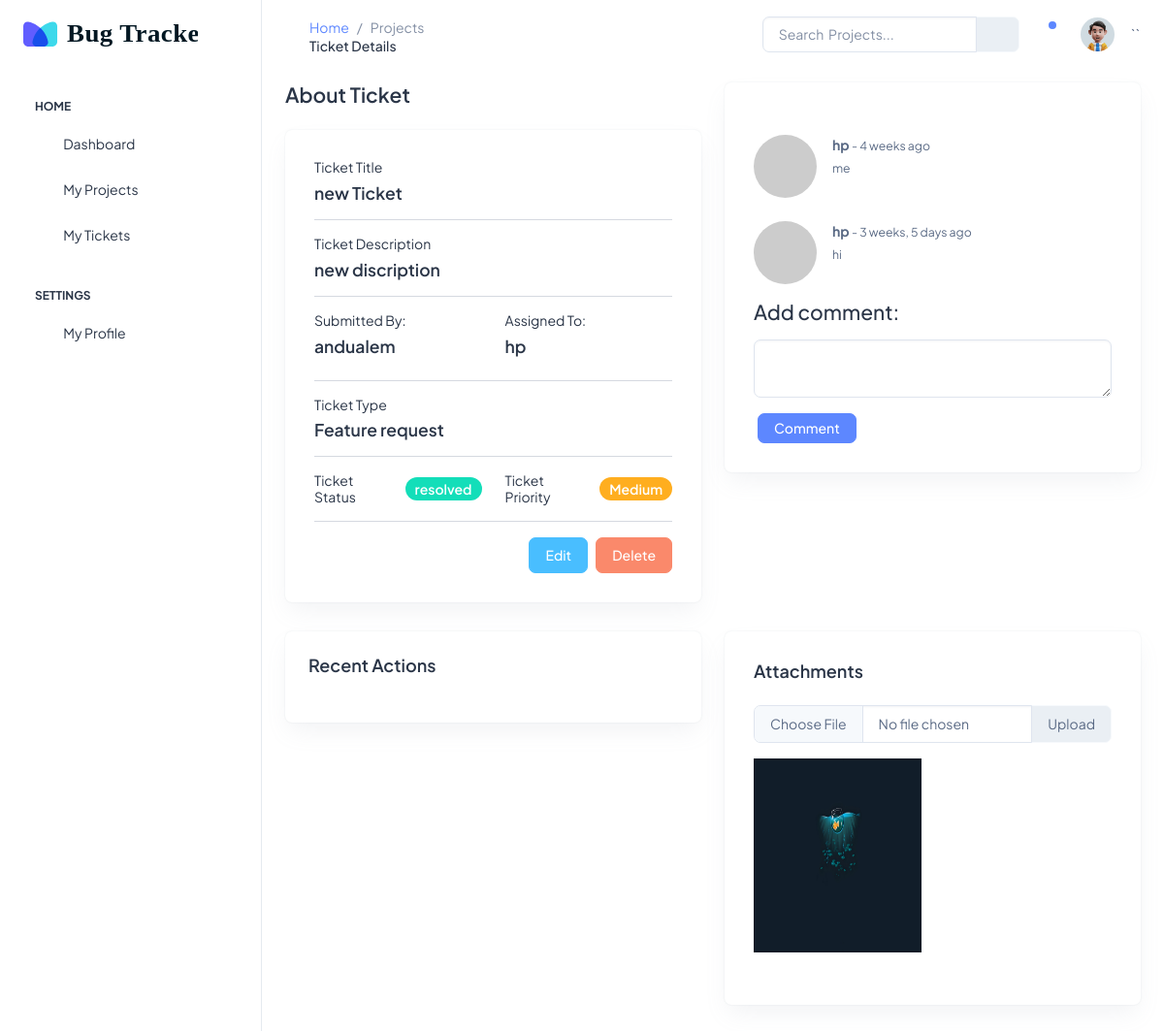
The app's page /tickets/2/details, older data.
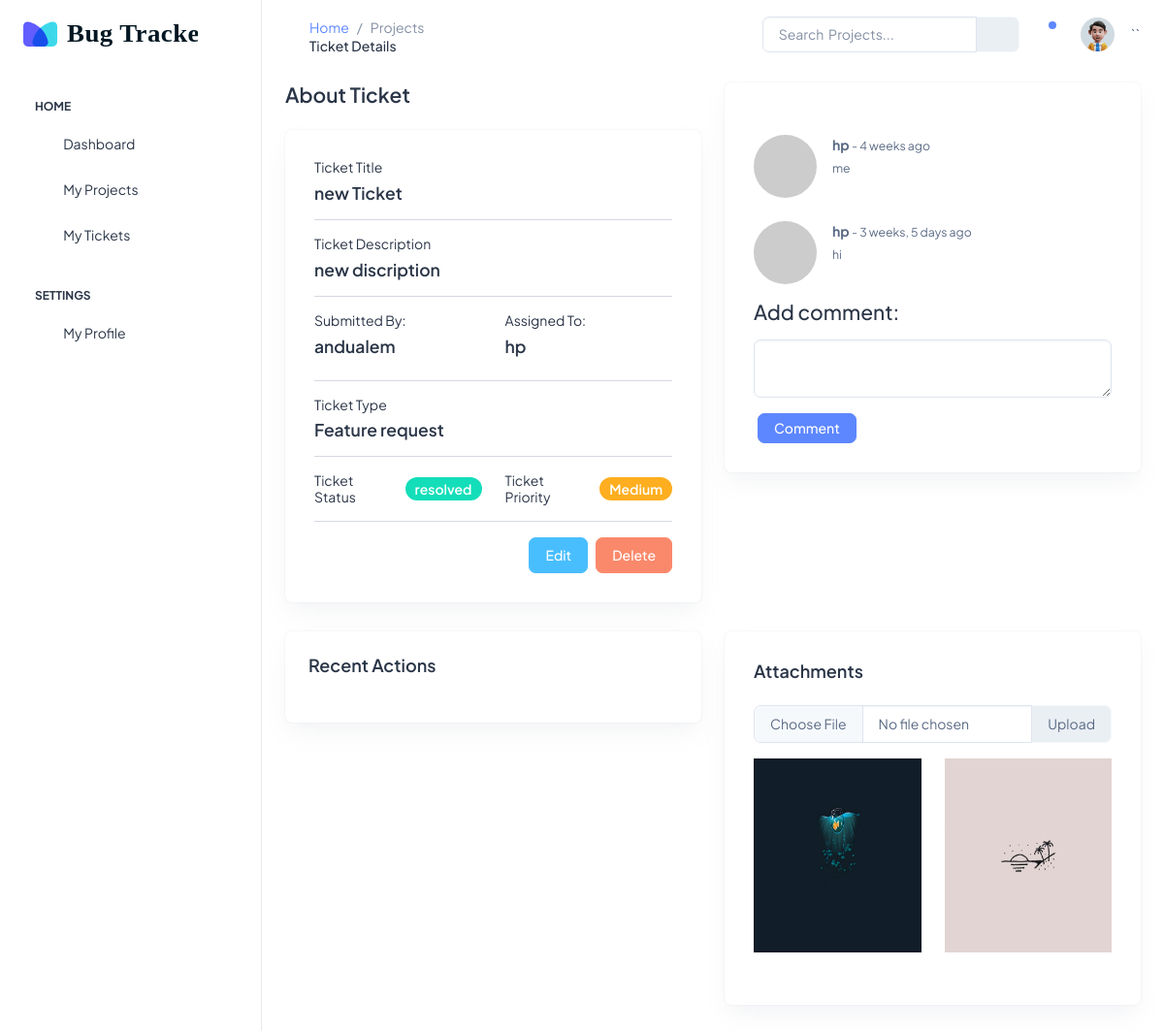
The same page, newer data.
### tickets/models.py (models this page shows)
class Comment(models.Model):
    commenter = models.ForeignKey(to=User, null=True, on_delete=models.CASCADE)
    comment = models.TextField()
    created_at = models.DateTimeField(auto_now_add=True)
    updated_at = models.DateTimeField(auto_now=True)
    ticket = models.ForeignKey(to=Ticket, on_delete=models.CASCADE, blank=True)
    class Meta:
        ordering = ["created_at"]

class Attachment(models.Model):
    image = models.ImageField(null=True, blank=True, upload_to="attachments/")
    ticket = models.ForeignKey(to=Ticket, on_delete=models.CASCADE)

### users/models.py (models this page shows)
class User(AbstractUser):
    ROLE_CHOICES = (
        ("Developer", "Developer"),
        ("Project Manager", "Project Manager"),
        ("Submitter", "Submitter"),
        ("Admin", "Admin"),
    )
    role = models.CharField(
        max_length=40, default="Developer", choices=ROLE_CHOICES, blank=True, null=True
    )

### tickets/views.py (the view, shortened to what this page needs)
class TicketDetailView(View):
    def get(self, request, *args, **kwargs):
        view = TicketDisplay.as_view()
        return view(request, *args, **kwargs)

### tickets/forms.py
class CommentForm(forms.ModelForm):
    class Meta:
        model = Comment
        fields = ["comment"]
    def __init__(self, *args, **kwargs):
        self.request = kwargs.pop("request", None)
        super(CommentForm, self).__init__(*args, **kwargs)
        for visible in self.visible_fields():
            visible.field.widget.attrs["class"] = "form-control"
            visible.field.widget.attrs["rows"] = "0"

### tickets/views.py (called while the page is built, shortened)
    def get_context_data(self, **kwargs):
        context = super().get_context_data(**kwargs)
        actions = {0: "create", 1: "update", 2: "delete", 3: "Access"}
        images = Attachment.objects.filter(ticket=kwargs["object"].id)
        histories = LogEntry.objects.filter(object_id=kwargs["object"].id)
        context["form"] = CommentForm()
        history_list = []
        context["images"] = images
        context["histories"] = history_list
        return context

### tickets/templates/tickets/detail_ticket.html (shortened to what the changed rows need)
{% extends 'base.html' %}
{% load static %}
{% block content %}
<div class="row">
    <div class="col-md-6">
        <div class="card">
            <div class="card-body">
                <div class="my-3">
                    {% for comment in ticket.comment_set.all %}
                    <div class="d-flex flex-start mt-4">
                        <a class="me-3" href="#">
                            <img
                                class="rounded-circle shadow-1-strong"
                                src="https://picsum.photos/200"
                                alt="avatar"
                                width="65"
                                height="65"
                            />
                        </a>
                        <div class="flex-grow-1 flex-shrink-1">
                            <div>
                                <div
                                    class="d-flex justify-content-between align-items-center"
                                >
                                    <p class="mb-1">
                                        <strong> {{ comment.commenter}}</strong
                                                >
                                        <span class="small"
                                            >-
                                            {{ comment.created_at|timesince }} ago</span
                                        >
                                    </p>
                                </div>
                                <p class="small mb-0">{{ comment.comment}}</p>
                            </div>
                        </div>
                    </div>
                    {% endfor %}
                </div>
                <div class="">
                    <form class="" action="" method="POST">
                        {% csrf_token %} {% for field in form %}
                        <div
                            class="form-group mb-3 {% if field.errors %} errors {% endif %}"
                        >
                            {{ field }} {{ field.errors }}
                        </div>
                        {% endfor %}
                    </form>
                </div>
            </div>
        </div>
    </div>
</div>
<div class="row">
    <div class="col-md-6">
        <div class="card">
            <div class="card-body">
                <div class="row">
                    {% for image in images%}
                    <img
                        class="col-md-6 mb-4"
                        height="200"
                        src="{{image.image.url}}"
                        alt=""
                    />
                    {% endfor %}
                </div>
            </div>
        </div>
    </div>
</div>
{% endblock content %}

Row changes from the older to the newer data that the page shows:
added Attachment: image (picture)
